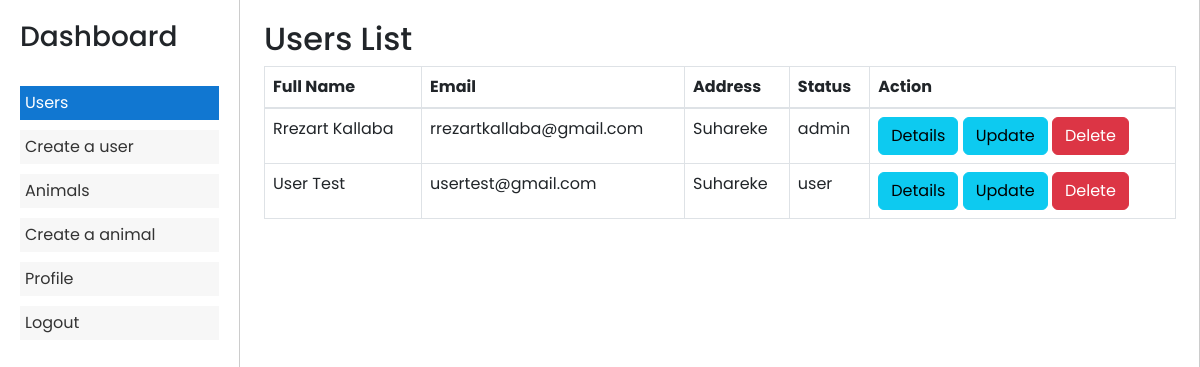
Page /admin/dashboard.php (signed in) on the committed database.
### tables this page shows
CREATE TABLE IF NOT EXISTS `users` (
  `id` int(11) NOT NULL AUTO_INCREMENT,
  `first_name` varchar(50) NOT NULL,
  `last_name` varchar(50) NOT NULL,
  `email` varchar(50) NOT NULL,
  `phone` varchar(20) NOT NULL,
  `address` varchar(40) NOT NULL,
  `image` varchar(100) DEFAULT NULL,
  `password` varchar(255) NOT NULL,
  `status` varchar(10) DEFAULT 'user',
  PRIMARY KEY (`id`),
  UNIQUE KEY `email` (`email`)
);

### admin/users.php (the view, shortened to what this page needs)
<?php
if (isset($_SESSION["admin"])) {
    require "../validate/connect.php";
?>
    <!DOCTYPE html>
    <html lang="en">
    <head>
        <link href="https://cdn.jsdelivr.net/npm/bootstrap@5.3.0/dist/css/bootstrap.min.css" rel="stylesheet">
    </head>
    <body>
        <div class="container">
            <h2>Users List</h2>
            <table class="table table-bordered">
                <thead>
                    <tr>
                        <th>Full Name</th>
                        <th>Email</th>
                        <th>Address</th>
                        <th>Status</th>
                        <th>Action</th>
                    </tr>
                </thead>
                <tbody>
                    <?php
                    $sql = "SELECT * FROM users";
                    $result = mysqli_query($connect, $sql);
                    while ($row = mysqli_fetch_assoc($result)) {
                        echo '<tr>
                    <td>' . $row["first_name"] . ' ' . $row["last_name"] . '</td>
                    <td>' . $row["email"] . '</td>
                    <td>' . $row["address"] . '</td>
                    <td>' . $row["status"] . '</td>
                    <td>
                        <a href="?page=details_users&id=' . $row["id"] . '" class="btn btn-info">Details</a>
                        <a href="?page=update_users&id=' . $row["id"] . '" class="btn btn-info">Update</a>
                        <a href="delete_user.php?id=' . $row["id"] . '" class="btn btn-danger" onclick="return confirm(\'Are you sure you want to delete this menu item?\')">Delete</a>
                    </td>
                </tr>';
                    }
                    ?>
                </tbody>
            </table>
        </div>
    </body>
    </html>
<?php
} else if (isset($_SESSION["user"])) {
    header("location:../home.php");
} else {
    header("Location: ../login.php");
}

### admin/dashboard.php (style rules this page uses)
* { font-family: "Poppins", sans-serif; }
@media (min-width: 1200px) { .container, .container-lg, .container-md, .container-sm, .container-xl { max-width: 1350px !important; } }

### rows in the picture
users: first_name "Rrezart", last_name "Kallaba", email "rrezartkallaba@gmail.com", address "Suhareke", status "admin"
users: first_name "User", last_name "Test", email "usertest@gmail.com", address "Suhareke", status "user"
